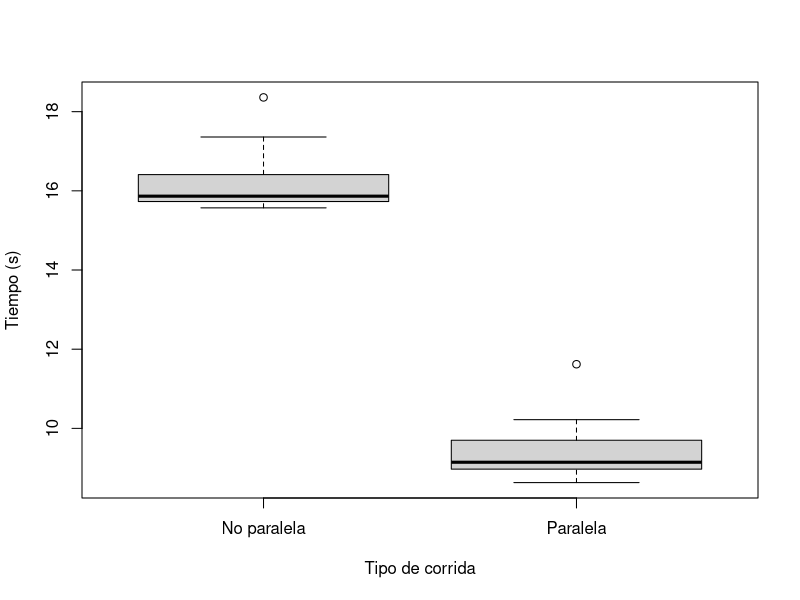
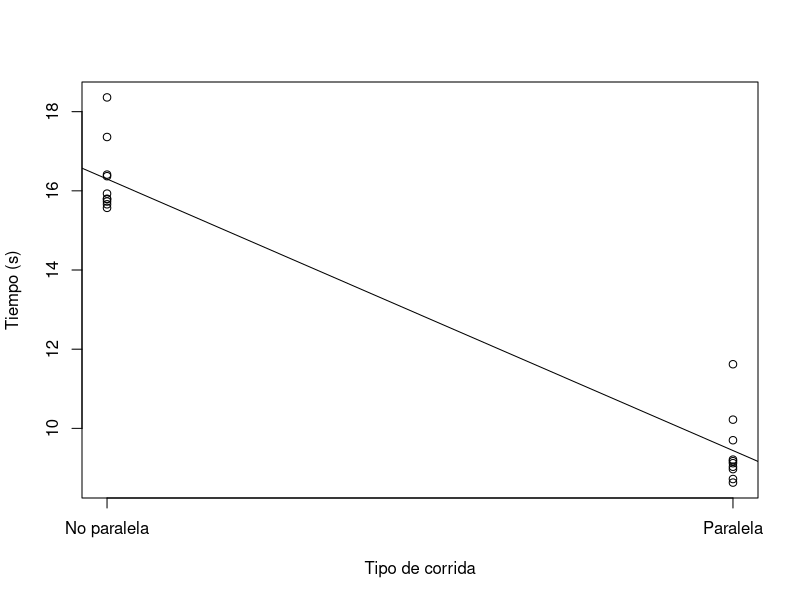

Recreate these plots in R, in order.
times = read.table("myfile.txt", header = T)
print(times)
regresion <- lm(tiempo ~ tipo, data = times)
summary(regresion)

png("Times.png")
boxplot(times$tiempo~times$tipo, xlab = "Tipo de corrida", ylab = "Tiempo (s)", xaxt = "n")
axis(1, at=1:2, lab = c("No paralela", "Paralela"))
graphics.off()

png("RL.png")
plot(times$tipo, times$tiempo, xlab = "Tipo de corrida", ylab = "Tiempo (s)", xaxt = "n")
axis(1, at=0:1, lab = c("No paralela", "Paralela"))
abline(regresion)
graphics.off()
